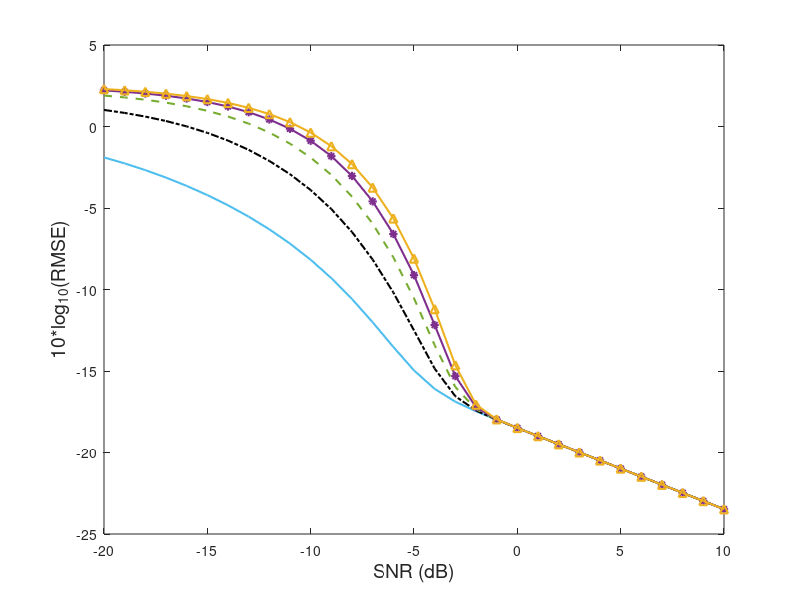

Recreate this plot in MATLAB. (Note: this script raises an error after producing the figure.)
close all; clear; clc;


% von Mises
mu = 0;
kappa = 0;

% signal & noise sample
SNR_dB_vec = -20 : 1 : 10;
SNR_vec = 10.^(SNR_dB_vec/10); % SNR
K_vec = [20];
K=K_vec(1);

% WWB settings
s_vec = [0.5];
s = s_vec(1);
si=s;
sj=s;
%++++++++++++++++++++++++++++++++++++++++++++++++++++++++++++
% WWB
%++++++++++++++++++++++++++++++++++++++++++++++++++++++++++++

dd = 0.0001; % for integration


% Setting up Test points
SL = zeros(1,K/2-1);% test points ('S'), Sidelobe peaks
for k=1:K/2-1
    SL(k) = 2*(k+0.5-0.25*(1-k/(K/2-1)))/K;
end
hh = [0.001 0.01 SL]*pi; % test points 'C'+'S'; Our purpose is just to see differences between number of test points; using 'E' elements will not introduce much insight
nh = length(hh);
WWB = zeros(nh-2, length(SNR_vec));% excluding 0.001*pi, 0.01*pi, temporarily, we will add them back during evaluation


h = waitbar( 0, sprintf( 'WWB evaluation for  SNR = %d dB and number of test points = 2+%d ', SNR_dB_vec(1),1) );
cont=1/(nh-2)/length(SNR_vec)*2;
for idx_nh = 1:2:(nh-2)
    fprintf('testing %d ''S'' elements\n', idx_nh);
    for idx_SNR = 1:length(SNR_vec)
        waitbar(cont, h, sprintf( 'WWB evaluation for  SNR = %d dB and number of test points = 2 + %d ', SNR_dB_vec(idx_SNR),idx_nh));
        cont = cont + 1/(nh-2)/length(SNR_vec)*2;
        SNR = SNR_vec(idx_SNR);

        hv = hh(1:(idx_nh+2)); % include 0.001*pi, 0.01*pi and [1, 3, 5, 7, 9]

        Q = zeros(length(hv),length(hv));
        for ii=1:length(hv)
            hi = hv(ii);

            % denominator, part 1 of 2
            mu_hi = -si*(1-si)*2*SNR*(K-cos(hi*(K-1)/2)*sin(hi*K/2)/sin(hi/2));
            d = hi/(2*pi);
            d = round(d/dd)*dd;
            v = (0+dd/2): dd : (1-d-dd/2);
            ph = exp(kappa * ((si-1)*cos(2*pi*v-mu) - si*cos(2*pi*v-mu+hi))) / besseli(0, kappa);
            exp_gam_hi = sum(ph)*dd;
            exp_eta_hi = exp(mu_hi) * exp_gam_hi;
            for jj=1:length(hv)
                hj = hv(jj);

                % denominator, part 2 of 2
                mu_hj = -sj*(1-sj)*2*SNR*(K-cos(hj*(K-1)/2)*sin(hj*K/2)/sin(hj/2));
                d = hj/(2*pi);
                d = round(d/dd)*dd;
                v = (0+dd/2): dd : (1-d-dd/2);
                ph = exp(kappa * ((sj-1)*cos(2*pi*v-mu) - sj*cos(2*pi*v-mu+hj))) / besseli(0, kappa);
                exp_gam_hj = sum(ph)*dd;
                exp_eta_hj = exp(mu_hj) * exp_gam_hj;

                % nominator
                if jj==ii
                    mu_4 = SNR*(...
                                K*((si+sj-1)^2+(si-1)^2+(sj-1)^2-1) ...
                                -2*(si+sj-1)*(si-1)*cos(hi*(K-1)/2)*sin(hi*K/2)/sin(hi/2) ...
                                -2*(si+sj-1)*(sj-1)*cos(hj*(K-1)/2)*sin(hj*K/2)/sin(hj/2) ...
                                +2*(si-1)*(sj-1)*K...
                                );
                    mu_1 = SNR*(...
                                K*((si+sj-1)^2+si^2+sj^2-1) ...
                                +2*si*sj*K...
                                -2*(si+sj-1)*si*cos(hi*(K-1)/2)*sin(hi*K/2)/sin(hi/2) ...
                                -2*(si+sj-1)*sj*cos(hj*(K-1)/2)*sin(hj*K/2)/sin(hj/2)...
                                );
                else    
                    mu_4 = SNR*(...
                                K*((si+sj-1)^2+(si-1)^2+(sj-1)^2-1) ...
                                -2*(si+sj-1)*(si-1)*cos(hi*(K-1)/2)*sin(hi*K/2)/sin(hi/2) ...
                                -2*(si+sj-1)*(sj-1)*cos(hj*(K-1)/2)*sin(hj*K/2)/sin(hj/2) ...
                                +2*(si-1)*(sj-1)*cos((hi-hj)*(K-1)/2)*sin((hi-hj)*K/2)/sin((hi-hj)/2)...
                                );
                    mu_1 = SNR*(...
                                K*((si+sj-1)^2+si^2+sj^2-1) ...
                                +2*si*sj*cos((hi-hj)*(K-1)/2)*sin((hi-hj)*K/2)/sin((hi-hj)/2)...
                                -2*(si+sj-1)*si*cos(hi*(K-1)/2)*sin(hi*K/2)/sin(hi/2) ...
                                -2*(si+sj-1)*sj*cos(hj*(K-1)/2)*sin(hj*K/2)/sin(hj/2)...
                                );
                end
                mu_2 = SNR*(...
                            K*(sj^2+(si-1)^2+(si-sj)^2-1) ...
                            -2*sj*(si-1)*cos((hi+hj)*(K-1)/2)*sin((hi+hj)*K/2)/sin((hi+hj)/2)...
                            +2*sj*(si-sj)*cos(hj*(K-1)/2)*sin(hj*K/2)/sin(hj/2)...
                            -2*(si-1)*(si-sj)*cos(hi*(K-1)/2)*sin(hi*K/2)/sin(hi/2)...
                            );
                mu_3 = SNR*(...
                            K*(si^2+(sj-1)^2+(si-sj)^2-1) ...
                            -2*si*(sj-1)*cos((hi+hj)*(K-1)/2)*sin((hi+hj)*K/2)/sin((hi+hj)/2)...
                            +2*si*(sj-si)*cos(hi*(K-1)/2)*sin(hi*K/2)/sin(hi/2)...
                            -2*(sj-1)*(sj-si)*cos(hj*(K-1)/2)*sin(hj*K/2)/sin(hj/2)...
                            );

                d = abs(hi-hj)/2/pi; 
                d = round(d/dd)*dd;
                d4 = min(hi,hj)/2/pi;
                v = (d4+dd/2) : dd : (1-d-dd/2);
                ph4 = (1/besseli(0, kappa)) * exp(kappa * ...
                                                        ((1-si-sj)*cos(2*pi*(v+d)-mu) ...
                                                          + (si-1)*cos(2*pi*(v+d)-mu-hi) ...
                                                          + (sj-1)*cos(2*pi*(v+d)-mu-hj)));
                exp_gam_4 = sum(ph4)*dd;

                d = abs(hi-hj)/2/pi;
                d = round(d/dd)*dd;
                d1 = min(hi,hj)/2/pi;
                v = (d1+dd/2) : dd : (1-d-dd/2);
                ph1 = (1/besseli(0, kappa)) * exp(kappa * ...
                                                        ((si+sj-1)*cos(2*pi*v-mu-hj) ...
                                                          - si*cos(2*pi*(v+d)-mu) ...
                                                          - sj*cos(2*pi*v-mu))...
                        );
                exp_gam_1 = sum(ph1)*dd;

                d = (hi+hj)/2/pi;
                d = round(d/dd)*dd;
                d2 = 0;
                v = (d2+dd/2) : dd : (1-d-dd/2);
                ph2 = (1/besseli(0, kappa)) * exp(kappa * ...
                                                        ((sj-si)*cos(2*pi*v+hi-mu) ...
                                                          - sj*cos(2*pi*(v+d)-mu)...
                                                          + (si-1)*cos(2*pi*v-mu)));
                exp_gam_2 = sum(ph2)*dd;

                d = (hi+hj)/2/pi;
                d = round(d/dd)*dd;
                d3 = 0;
                v = (d3+dd/2) : dd : (1-d-dd/2);
                ph3 = (1/besseli(0, kappa)) * exp(kappa * ...
                                                        ((si-sj)*cos(2*pi*v+hj-mu) ...
                                                          - si*cos(2*pi*(v+d)-mu) ...
                                                          + (sj-1)*cos(2*pi*v-mu)));
                exp_gam_3 = sum(ph3)*dd;

                exp_eta_1 = exp(mu_1) * exp_gam_1;
                exp_eta_2 = exp(mu_2) * exp_gam_2;
                exp_eta_3 = exp(mu_3) * exp_gam_3;
                exp_eta_4 = exp(mu_4) * exp_gam_4;

                Q(ii,jj) = (exp_eta_1 - exp_eta_2 - exp_eta_3 + exp_eta_4)/(exp_eta_hi*exp_eta_hj);
            end % jj
        end % ii
        WWB(idx_nh, idx_SNR) = 10*log10(sqrt(hv*inv(Q)*hv.'));
    end % SNR
end % number of test points, i.e. length of subsets of  hv
close(h);

%% plot Fig 8
close; clc;figure(801); % figure 8（a)
presentation = 1;      % 0 for manuscript (B/W), 1 for pres (color)
if presentation
    lw = 1.5;
    lwW = 2.0;
    FS = 14;
else
    lw = 0.5;
    lwW = 0.5;
    FS = 12;
end

C = {[0.3010 0.7450 0.9330],...
    'k',...
    [0.4660 0.6740 0.1880],...
    [0.4940 0.1840 0.5560],...
    [0.9290 0.6940 0.1250]}; % Cell array of colors.

Lt = {'-', '-.','--', '*-', '^-'}; % Marker and line types

idx_plot = 1;
for idx_nh=1:2:nh-2
    hw1(idx_plot)=plot(SNR_dB_vec,WWB(idx_nh,:),Lt{idx_plot},'Linewidth',lw, 'color', C{idx_plot});hold on;
    legendText{idx_plot} = [num2str(idx_nh) ' points'];
    idx_plot = idx_plot + 1;
end
hold off
xlabel('SNR (dB)','Fontsize',FS)
ylabel('10*log_{10}(RMSE)','Fontsize',FS)
ax=gca;
ax.FontSize = 14; 

legend(hw1, legendText,'Box','off', 'Fontsize', FS);
set(gca,'XMinorTick','on','YMinorTick','on');
grid on
axis([min(SNR_dB_vec) max(SNR_dB_vec) -25 5]);
save("WWB_NF8a.mat")
